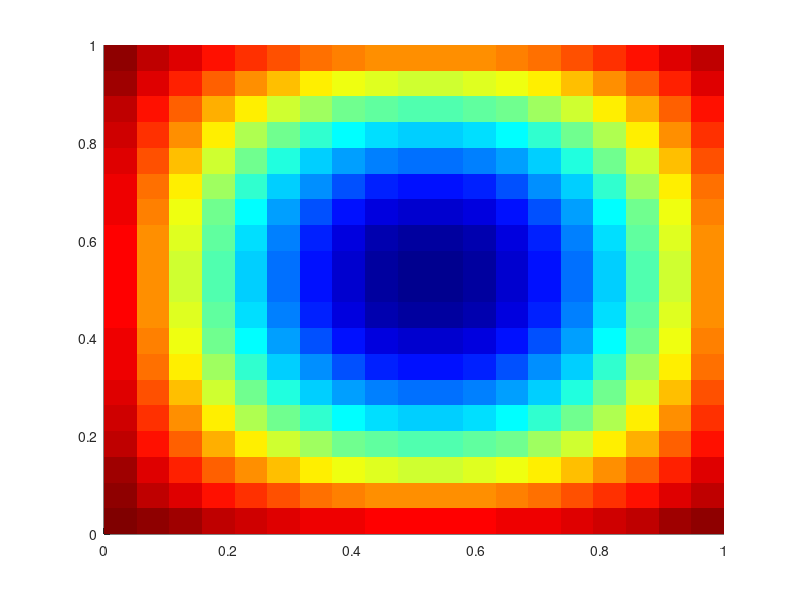
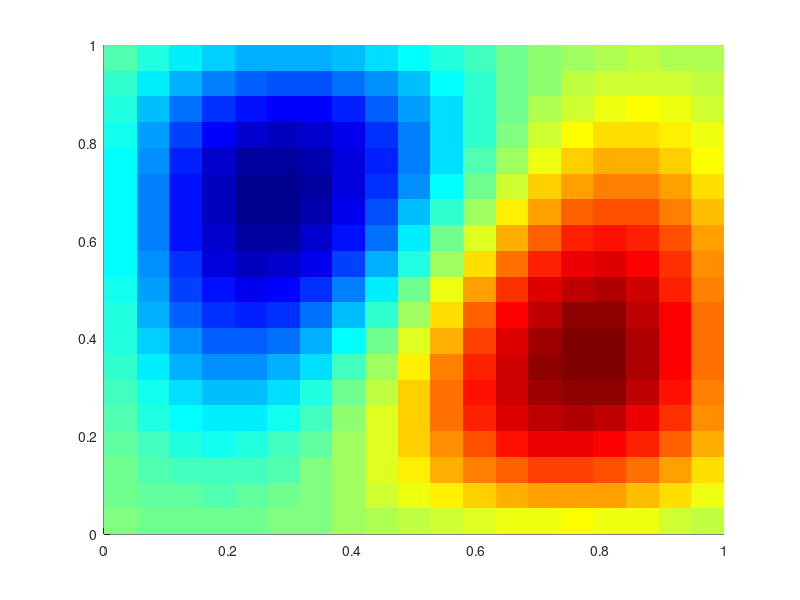
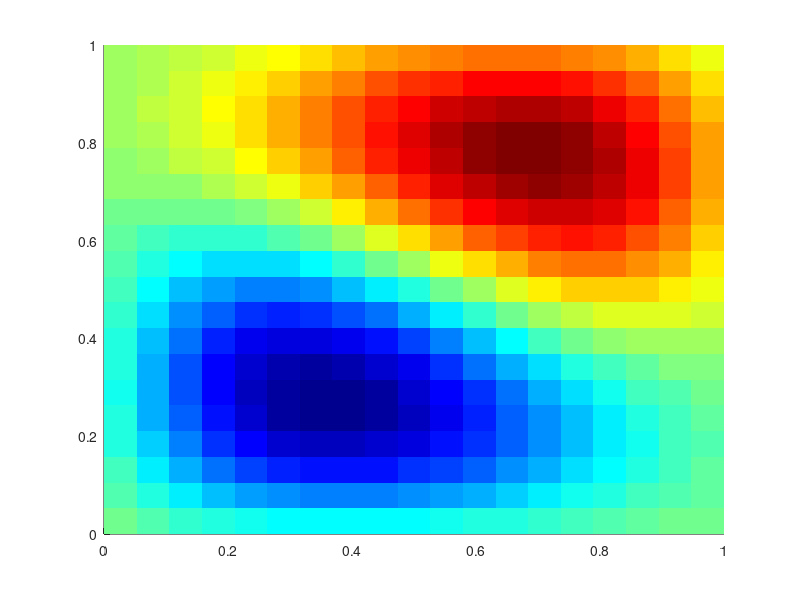
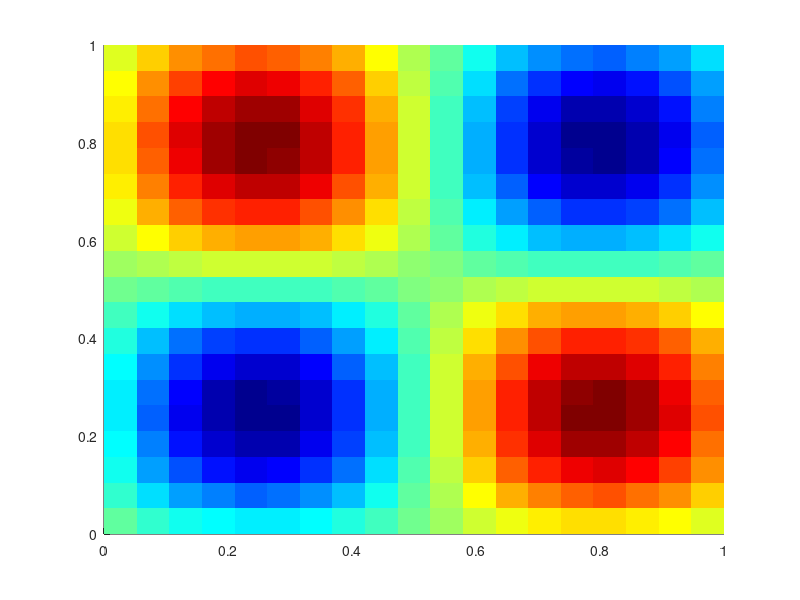

Source code (MATLAB) for these figures, in order:
clc; clear; close all
%%

nKL = 10;

N = 20;
x = linspace(0, 1, N);
y = linspace(0, 1, N);
[XX, YY] = meshgrid(x, y);

gamma = 0.05;
lambda = 0.01;

[a1, b1] = meshgrid(repmat(x, 1, length(y))); 
[a2, b2] = meshgrid(reshape(repmat(y, length(x), 1), 1, N^2));
L = gamma * exp(-sqrt((a1 - b1).^2 + (a2 - b2).^2)/lambda);

[V, D] = eigs(L, nKL, 'lm');

for i = 1 : nKL
    figure
    eFunc = reshape(V(:, i), N, N);  
    surf(XX, YY, eFunc, 'edgecolor', 'none')
    colormap('jet')
    view(2)
end
